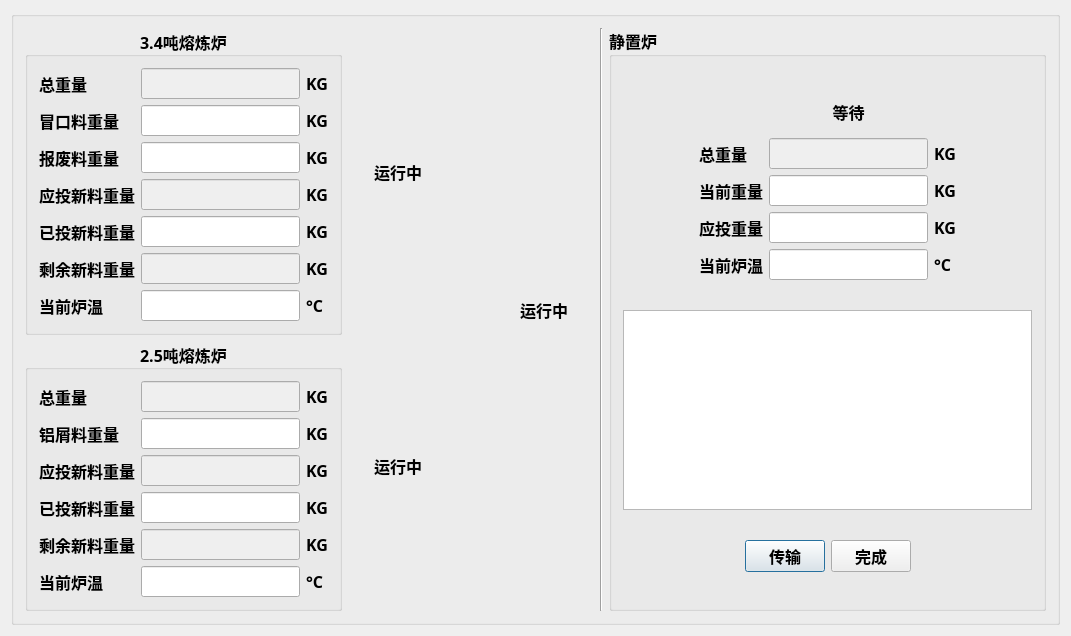
<?xml version="1.0" encoding="UTF-8"?>
<ui version="4.0">
 <class>RTMaterialMonitorClass</class>
 <widget class="QDialog" name="RTMaterialMonitorClass">
  <property name="geometry">
   <rect>
    <x>0</x>
    <y>0</y>
    <width>1071</width>
    <height>472</height>
   </rect>
  </property>
  <property name="windowTitle">
   <string>RTMaterialMonitor</string>
  </property>
  <layout class="QGridLayout" name="gridLayout_7">
   <item row="0" column="0">
    <widget class="QGroupBox" name="gbxAll">
     <property name="title">
      <string/>
     </property>
     <property name="flat">
      <bool>false</bool>
     </property>
     <layout class="QGridLayout" name="gridLayout_8">
      <item row="0" column="0">
       <layout class="QHBoxLayout" name="horizontalLayout_3">
        <item>
         <layout class="QVBoxLayout" name="verticalLayout_7">
          <item>
           <layout class="QHBoxLayout" name="horizontalLayout">
            <item>
             <widget class="QGroupBox" name="groupBox_2">
              <property name="font">
               <font>
                <family>新宋体</family>
                <pointsize>12</pointsize>
                <weight>75</weight>
                <bold>true</bold>
               </font>
              </property>
              <property name="title">
               <string>3.4吨熔炼炉</string>
              </property>
              <property name="alignment">
               <set>Qt::AlignCenter</set>
              </property>
              <layout class="QGridLayout" name="gridLayout_2">
               <item row="0" column="0">
                <layout class="QGridLayout" name="gridLayout">
                 <item row="5" column="1">
                  <widget class="QLineEdit" name="ldtLeftWeightLarge">
                   <property name="enabled">
                    <bool>false</bool>
                   </property>
                  </widget>
                 </item>
                 <item row="6" column="1">
                  <widget class="QLineEdit" name="ldtCurrentTempLarge"/>
                 </item>
                 <item row="6" column="2">
                  <widget class="QLabel" name="label_13">
                   <property name="text">
                    <string>°C</string>
                   </property>
                  </widget>
                 </item>
                 <item row="5" column="2">
                  <widget class="QLabel" name="label_10">
                   <property name="text">
                    <string>KG</string>
                   </property>
                  </widget>
                 </item>
                 <item row="6" column="0">
                  <widget class="QLabel" name="label_14">
                   <property name="text">
                    <string>当前炉温</string>
                   </property>
                  </widget>
                 </item>
                 <item row="5" column="0">
                  <widget class="QLabel" name="label_7">
                   <property name="text">
                    <string>剩余新料重量</string>
                   </property>
                  </widget>
                 </item>
                 <item row="0" column="0">
                  <widget class="QLabel" name="label">
                   <property name="text">
                    <string>总重量</string>
                   </property>
                  </widget>
                 </item>
                 <item row="0" column="2">
                  <widget class="QLabel" name="label_2">
                   <property name="text">
                    <string>KG</string>
                   </property>
                  </widget>
                 </item>
                 <item row="1" column="1">
                  <widget class="QLineEdit" name="ldtJMKWeight"/>
                 </item>
                 <item row="0" column="1">
                  <widget class="QLineEdit" name="lineEdit">
                   <property name="enabled">
                    <bool>false</bool>
                   </property>
                  </widget>
                 </item>
                 <item row="1" column="0">
                  <widget class="QLabel" name="label_4">
                   <property name="text">
                    <string>冒口料重量</string>
                   </property>
                  </widget>
                 </item>
                 <item row="1" column="2">
                  <widget class="QLabel" name="label_3">
                   <property name="text">
                    <string>KG</string>
                   </property>
                  </widget>
                 </item>
                 <item row="2" column="0">
                  <widget class="QLabel" name="label_6">
                   <property name="text">
                    <string>报废料重量</string>
                   </property>
                  </widget>
                 </item>
                 <item row="2" column="2">
                  <widget class="QLabel" name="label_5">
                   <property name="text">
                    <string>KG</string>
                   </property>
                  </widget>
                 </item>
                 <item row="3" column="0">
                  <widget class="QLabel" name="label_12">
                   <property name="text">
                    <string>应投新料重量</string>
                   </property>
                  </widget>
                 </item>
                 <item row="3" column="1">
                  <widget class="QLineEdit" name="ldtShouldInputWeightLarge">
                   <property name="enabled">
                    <bool>false</bool>
                   </property>
                  </widget>
                 </item>
                 <item row="3" column="2">
                  <widget class="QLabel" name="label_8">
                   <property name="text">
                    <string>KG</string>
                   </property>
                  </widget>
                 </item>
                 <item row="4" column="0">
                  <widget class="QLabel" name="label_9">
                   <property name="text">
                    <string>已投新料重量</string>
                   </property>
                  </widget>
                 </item>
                 <item row="4" column="1">
                  <widget class="QLineEdit" name="ldtInputNewWeightLarge"/>
                 </item>
                 <item row="4" column="2">
                  <widget class="QLabel" name="label_11">
                   <property name="text">
                    <string>KG</string>
                   </property>
                  </widget>
                 </item>
                 <item row="2" column="1">
                  <widget class="QLineEdit" name="ldtBFLWeight"/>
                 </item>
                </layout>
               </item>
              </layout>
             </widget>
            </item>
            <item>
             <layout class="QVBoxLayout" name="verticalLayout_2">
              <item>
               <spacer name="verticalSpacer">
                <property name="orientation">
                 <enum>Qt::Vertical</enum>
                </property>
                <property name="sizeHint" stdset="0">
                 <size>
                  <width>20</width>
                  <height>40</height>
                 </size>
                </property>
               </spacer>
              </item>
              <item>
               <layout class="QVBoxLayout" name="verticalLayout">
                <item>
                 <widget class="QLabel" name="lblLargeStove">
                  <property name="minimumSize">
                   <size>
                    <width>100</width>
                    <height>0</height>
                   </size>
                  </property>
                  <property name="maximumSize">
                   <size>
                    <width>16777215</width>
                    <height>20</height>
                   </size>
                  </property>
                  <property name="font">
                   <font>
                    <family>新宋体</family>
                    <pointsize>12</pointsize>
                    <weight>75</weight>
                    <bold>true</bold>
                   </font>
                  </property>
                  <property name="text">
                   <string>运行中</string>
                  </property>
                  <property name="textFormat">
                   <enum>Qt::AutoText</enum>
                  </property>
                  <property name="alignment">
                   <set>Qt::AlignCenter</set>
                  </property>
                 </widget>
                </item>
                <item>
                 <widget class="QLabel" name="lblLargeStoveImg">
                  <property name="maximumSize">
                   <size>
                    <width>100</width>
                    <height>80</height>
                   </size>
                  </property>
                  <property name="text">
                   <string/>
                  </property>
                  <property name="scaledContents">
                   <bool>true</bool>
                  </property>
                 </widget>
                </item>
               </layout>
              </item>
              <item>
               <spacer name="verticalSpacer_2">
                <property name="orientation">
                 <enum>Qt::Vertical</enum>
                </property>
                <property name="sizeHint" stdset="0">
                 <size>
                  <width>20</width>
                  <height>40</height>
                 </size>
                </property>
               </spacer>
              </item>
             </layout>
            </item>
           </layout>
          </item>
          <item>
           <layout class="QHBoxLayout" name="horizontalLayout_2">
            <item>
             <widget class="QGroupBox" name="groupBox_3">
              <property name="font">
               <font>
                <family>新宋体</family>
                <pointsize>12</pointsize>
                <weight>75</weight>
                <bold>true</bold>
               </font>
              </property>
              <property name="title">
               <string>2.5吨熔炼炉</string>
              </property>
              <property name="alignment">
               <set>Qt::AlignCenter</set>
              </property>
              <layout class="QGridLayout" name="gridLayout_3">
               <item row="0" column="0">
                <layout class="QGridLayout" name="gridLayout_4">
                 <item row="5" column="1">
                  <widget class="QLineEdit" name="ldtCurrentTempSmall"/>
                 </item>
                 <item row="5" column="2">
                  <widget class="QLabel" name="label_15">
                   <property name="text">
                    <string>°C</string>
                   </property>
                  </widget>
                 </item>
                 <item row="4" column="1">
                  <widget class="QLineEdit" name="ldtLeftWeightSmall">
                   <property name="enabled">
                    <bool>false</bool>
                   </property>
                  </widget>
                 </item>
                 <item row="5" column="0">
                  <widget class="QLabel" name="label_17">
                   <property name="text">
                    <string>当前炉温</string>
                   </property>
                  </widget>
                 </item>
                 <item row="4" column="0">
                  <widget class="QLabel" name="label_18">
                   <property name="text">
                    <string>剩余新料重量</string>
                   </property>
                  </widget>
                 </item>
                 <item row="4" column="2">
                  <widget class="QLabel" name="label_16">
                   <property name="text">
                    <string>KG</string>
                   </property>
                  </widget>
                 </item>
                 <item row="1" column="0">
                  <widget class="QLabel" name="label_21">
                   <property name="text">
                    <string>铝屑料重量</string>
                   </property>
                  </widget>
                 </item>
                 <item row="0" column="0">
                  <widget class="QLabel" name="label_19">
                   <property name="text">
                    <string>总重量</string>
                   </property>
                  </widget>
                 </item>
                 <item row="0" column="1">
                  <widget class="QLineEdit" name="lineEdit_11">
                   <property name="enabled">
                    <bool>false</bool>
                   </property>
                  </widget>
                 </item>
                 <item row="0" column="2">
                  <widget class="QLabel" name="label_20">
                   <property name="text">
                    <string>KG</string>
                   </property>
                  </widget>
                 </item>
                 <item row="1" column="1">
                  <widget class="QLineEdit" name="ldtAlScrapWeight"/>
                 </item>
                 <item row="1" column="2">
                  <widget class="QLabel" name="label_22">
                   <property name="text">
                    <string>KG</string>
                   </property>
                  </widget>
                 </item>
                 <item row="3" column="0">
                  <widget class="QLabel" name="label_27">
                   <property name="text">
                    <string>已投新料重量</string>
                   </property>
                  </widget>
                 </item>
                 <item row="2" column="0">
                  <widget class="QLabel" name="label_25">
                   <property name="text">
                    <string>应投新料重量</string>
                   </property>
                  </widget>
                 </item>
                 <item row="2" column="2">
                  <widget class="QLabel" name="label_26">
                   <property name="text">
                    <string>KG</string>
                   </property>
                  </widget>
                 </item>
                 <item row="2" column="1">
                  <widget class="QLineEdit" name="ldtShouldInputWeightSmall">
                   <property name="enabled">
                    <bool>false</bool>
                   </property>
                  </widget>
                 </item>
                 <item row="3" column="2">
                  <widget class="QLabel" name="label_28">
                   <property name="text">
                    <string>KG</string>
                   </property>
                  </widget>
                 </item>
                 <item row="3" column="1">
                  <widget class="QLineEdit" name="ldtInputNewWeightSmall"/>
                 </item>
                </layout>
               </item>
              </layout>
             </widget>
            </item>
            <item>
             <layout class="QVBoxLayout" name="verticalLayout_3">
              <item>
               <spacer name="verticalSpacer_3">
                <property name="orientation">
                 <enum>Qt::Vertical</enum>
                </property>
                <property name="sizeHint" stdset="0">
                 <size>
                  <width>20</width>
                  <height>40</height>
                 </size>
                </property>
               </spacer>
              </item>
              <item>
               <layout class="QVBoxLayout" name="verticalLayout_4">
                <item>
                 <widget class="QLabel" name="lblSmallStove">
                  <property name="minimumSize">
                   <size>
                    <width>100</width>
                    <height>0</height>
                   </size>
                  </property>
                  <property name="maximumSize">
                   <size>
                    <width>16777215</width>
                    <height>20</height>
                   </size>
                  </property>
                  <property name="font">
                   <font>
                    <family>新宋体</family>
                    <pointsize>12</pointsize>
                    <weight>75</weight>
                    <bold>true</bold>
                   </font>
                  </property>
                  <property name="text">
                   <string>运行中</string>
                  </property>
                  <property name="alignment">
                   <set>Qt::AlignCenter</set>
                  </property>
                 </widget>
                </item>
                <item>
                 <widget class="QLabel" name="lblSmallStoveImg">
                  <property name="maximumSize">
                   <size>
                    <width>100</width>
                    <height>80</height>
                   </size>
                  </property>
                  <property name="text">
                   <string/>
                  </property>
                  <property name="scaledContents">
                   <bool>true</bool>
                  </property>
                 </widget>
                </item>
               </layout>
              </item>
              <item>
               <spacer name="verticalSpacer_4">
                <property name="orientation">
                 <enum>Qt::Vertical</enum>
                </property>
                <property name="sizeHint" stdset="0">
                 <size>
                  <width>20</width>
                  <height>40</height>
                 </size>
                </property>
               </spacer>
              </item>
             </layout>
            </item>
           </layout>
          </item>
         </layout>
        </item>
        <item>
         <spacer name="horizontalSpacer_5">
          <property name="orientation">
           <enum>Qt::Horizontal</enum>
          </property>
          <property name="sizeHint" stdset="0">
           <size>
            <width>40</width>
            <height>20</height>
           </size>
          </property>
         </spacer>
        </item>
        <item>
         <layout class="QVBoxLayout" name="verticalLayout_5">
          <item>
           <spacer name="verticalSpacer_5">
            <property name="orientation">
             <enum>Qt::Vertical</enum>
            </property>
            <property name="sizeHint" stdset="0">
             <size>
              <width>20</width>
              <height>40</height>
             </size>
            </property>
           </spacer>
          </item>
          <item>
           <layout class="QVBoxLayout" name="verticalLayout_6">
            <item>
             <widget class="QLabel" name="lblMixStove">
              <property name="minimumSize">
               <size>
                <width>100</width>
                <height>0</height>
               </size>
              </property>
              <property name="maximumSize">
               <size>
                <width>16777215</width>
                <height>20</height>
               </size>
              </property>
              <property name="font">
               <font>
                <family>新宋体</family>
                <pointsize>12</pointsize>
                <weight>75</weight>
                <bold>true</bold>
               </font>
              </property>
              <property name="text">
               <string>运行中</string>
              </property>
              <property name="alignment">
               <set>Qt::AlignCenter</set>
              </property>
             </widget>
            </item>
            <item>
             <widget class="QLabel" name="lblMixStoveImg">
              <property name="maximumSize">
               <size>
                <width>100</width>
                <height>80</height>
               </size>
              </property>
              <property name="text">
               <string/>
              </property>
              <property name="scaledContents">
               <bool>true</bool>
              </property>
             </widget>
            </item>
           </layout>
          </item>
          <item>
           <spacer name="verticalSpacer_6">
            <property name="orientation">
             <enum>Qt::Vertical</enum>
            </property>
            <property name="sizeHint" stdset="0">
             <size>
              <width>20</width>
              <height>40</height>
             </size>
            </property>
           </spacer>
          </item>
         </layout>
        </item>
       </layout>
      </item>
      <item row="0" column="1">
       <widget class="Line" name="line">
        <property name="orientation">
         <enum>Qt::Vertical</enum>
        </property>
       </widget>
      </item>
      <item row="0" column="2">
       <widget class="QGroupBox" name="gbxHoldingStove">
        <property name="minimumSize">
         <size>
          <width>400</width>
          <height>0</height>
         </size>
        </property>
        <property name="maximumSize">
         <size>
          <width>600</width>
          <height>16777215</height>
         </size>
        </property>
        <property name="font">
         <font>
          <family>新宋体</family>
          <pointsize>12</pointsize>
          <weight>75</weight>
          <bold>true</bold>
         </font>
        </property>
        <property name="title">
         <string>静置炉</string>
        </property>
        <layout class="QGridLayout" name="gridLayout_6">
         <item row="0" column="0">
          <layout class="QHBoxLayout" name="horizontalLayout_5">
           <item>
            <spacer name="horizontalSpacer_3">
             <property name="orientation">
              <enum>Qt::Horizontal</enum>
             </property>
             <property name="sizeHint" stdset="0">
              <size>
               <width>40</width>
               <height>20</height>
              </size>
             </property>
            </spacer>
           </item>
           <item>
            <layout class="QGridLayout" name="gridLayout_5">
             <item row="0" column="1">
              <widget class="QLabel" name="lblHoldingFurnance">
               <property name="minimumSize">
                <size>
                 <width>100</width>
                 <height>40</height>
                </size>
               </property>
               <property name="maximumSize">
                <size>
                 <width>16777215</width>
                 <height>40</height>
                </size>
               </property>
               <property name="text">
                <string>等待</string>
               </property>
               <property name="alignment">
                <set>Qt::AlignCenter</set>
               </property>
              </widget>
             </item>
             <item row="1" column="0">
              <widget class="QLabel" name="label_30">
               <property name="text">
                <string>总重量</string>
               </property>
              </widget>
             </item>
             <item row="1" column="1">
              <widget class="QLineEdit" name="lineEdit_14">
               <property name="enabled">
                <bool>false</bool>
               </property>
              </widget>
             </item>
             <item row="1" column="2">
              <widget class="QLabel" name="label_29">
               <property name="text">
                <string>KG</string>
               </property>
              </widget>
             </item>
             <item row="2" column="0">
              <widget class="QLabel" name="label_36">
               <property name="text">
                <string>当前重量</string>
               </property>
              </widget>
             </item>
             <item row="2" column="1">
              <widget class="QLineEdit" name="ldtCurrentWeight"/>
             </item>
             <item row="2" column="2">
              <widget class="QLabel" name="label_37">
               <property name="text">
                <string>KG</string>
               </property>
              </widget>
             </item>
             <item row="3" column="0">
              <widget class="QLabel" name="label_39">
               <property name="text">
                <string>应投重量</string>
               </property>
              </widget>
             </item>
             <item row="3" column="1">
              <widget class="QLineEdit" name="ldtShouldInputWeightMix"/>
             </item>
             <item row="3" column="2">
              <widget class="QLabel" name="label_38">
               <property name="text">
                <string>KG</string>
               </property>
              </widget>
             </item>
             <item row="4" column="0">
              <widget class="QLabel" name="label_41">
               <property name="text">
                <string>当前炉温</string>
               </property>
              </widget>
             </item>
             <item row="4" column="1">
              <widget class="QLineEdit" name="ldtCurrentTempMix"/>
             </item>
             <item row="4" column="2">
              <widget class="QLabel" name="label_40">
               <property name="text">
                <string>°C</string>
               </property>
              </widget>
             </item>
            </layout>
           </item>
           <item>
            <spacer name="horizontalSpacer_4">
             <property name="orientation">
              <enum>Qt::Horizontal</enum>
             </property>
             <property name="sizeHint" stdset="0">
              <size>
               <width>40</width>
               <height>20</height>
              </size>
             </property>
            </spacer>
           </item>
          </layout>
         </item>
         <item row="1" column="0">
          <widget class="QTableWidget" name="tableWidget">
           <property name="minimumSize">
            <size>
             <width>400</width>
             <height>0</height>
            </size>
           </property>
           <property name="maximumSize">
            <size>
             <width>16777215</width>
             <height>200</height>
            </size>
           </property>
          </widget>
         </item>
         <item row="2" column="0">
          <layout class="QHBoxLayout" name="horizontalLayout_4">
           <item>
            <spacer name="horizontalSpacer">
             <property name="orientation">
              <enum>Qt::Horizontal</enum>
             </property>
             <property name="sizeHint" stdset="0">
              <size>
               <width>40</width>
               <height>20</height>
              </size>
             </property>
            </spacer>
           </item>
           <item>
            <widget class="QPushButton" name="btnTrans">
             <property name="text">
              <string>传输</string>
             </property>
            </widget>
           </item>
           <item>
            <widget class="QPushButton" name="btnFinish">
             <property name="text">
              <string>完成</string>
             </property>
            </widget>
           </item>
           <item>
            <spacer name="horizontalSpacer_2">
             <property name="orientation">
              <enum>Qt::Horizontal</enum>
             </property>
             <property name="sizeHint" stdset="0">
              <size>
               <width>40</width>
               <height>20</height>
              </size>
             </property>
            </spacer>
           </item>
          </layout>
         </item>
        </layout>
       </widget>
      </item>
     </layout>
    </widget>
   </item>
  </layout>
 </widget>
 <layoutdefault spacing="6" margin="11"/>
 <resources>
  <include location="rtmaterialmonitor.qrc"/>
 </resources>
 <connections/>
</ui>
